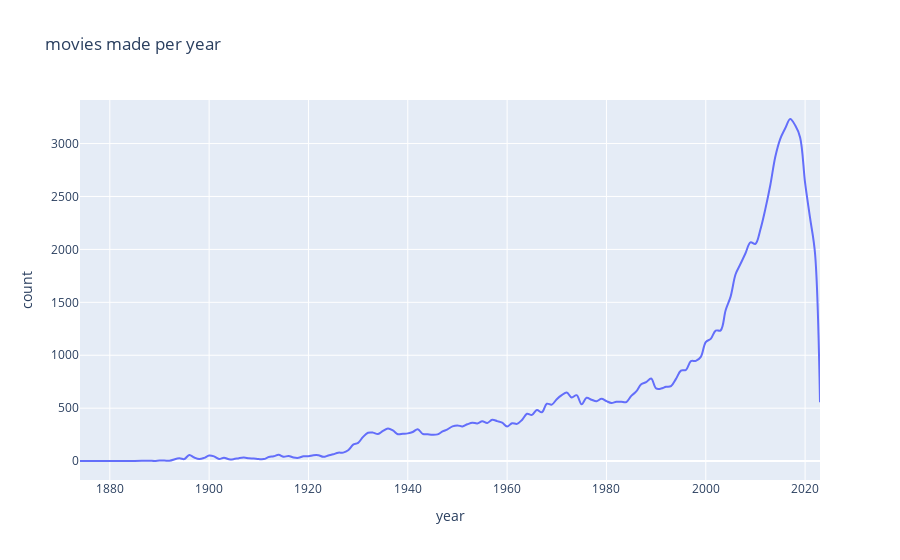

Notebook source saved alongside this figure:
### Markdown cell above
1.1 D)

### Code cell
df_movies["year"] = df_movies["title"].apply(lambda x: x.split("(")[-1].split(")")[0])

df_movies["year"] = pd.to_numeric(df_movies["year"], errors="coerce")
df_movies.dropna(subset=["year"], inplace=True)

year_count = df_movies["year"].value_counts()

movies_per_year = year_count.reset_index()
movies_per_year.columns = ["year", "count"]

movies_per_year.sort_values(by="year", inplace=True)
fig = px.line(movies_per_year, x="year", y="count", title="movies made per year", line_shape="spline", )
fig.show()
# write html

### Figure 1 — Plotly figure (JSON) as saved in the notebook; plotly's stock layout.template omitted (floating-point values rounded to 4 significant figures; data arrays with more than 128 entries replaced by an {"elided": "..."} marker saying what was removed)
{"data": [{"hovertemplate": "year=%{x}<br>count=%{y}<extra></extra>", "legendgroup": "", "line": {"color": "#636efa", "dash": "solid", "shape": "spline"}, "marker": {"symbol": "circle"}, "mode": "lines", "name": "", "orientation": "v", "showlegend": false, "type": "scatter", "x": {"elided": "142 int values"}, "xaxis": "x", "y": {"elided": "142 int values"}, "yaxis": "y"}], "layout": {"legend": {"tracegroupgap": 0}, "title": {"text": "movies made per year"}, "xaxis": {"anchor": "y", "domain": [0, 1], "title": {"text": "year"}}, "yaxis": {"anchor": "x", "domain": [0, 1], "title": {"text": "count"}}}}
